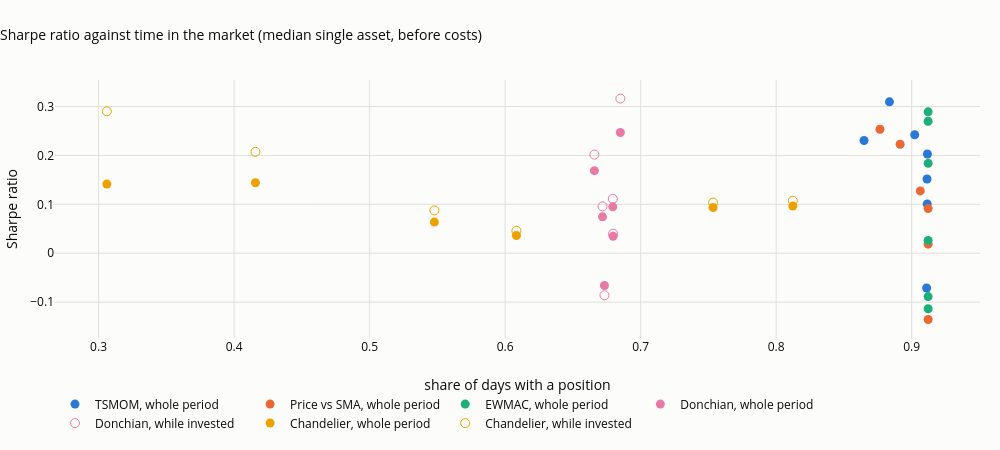

The code cell stored with this chart in its notebook:
### Code cell
# time in the market, and the Sharpe ratio while invested (per asset, median across assets)
rows = []
for (f, n), v in V.items():
    inv = v["pos"].shift(1).abs() > 0
    p = float(inv.mean().median())
    sw = np.nanmedian([sharpe(v["gross_a"][t][inv[t]]) for t in TICKERS])
    sa = np.nanmedian([sharpe(v["gross_a"][t].fillna(0)) for t in TICKERS])
    rows.append(dict(family=f, parameter=n, time_in_market=p, sharpe_asset_whole=sa, sharpe_asset_invested=sw))
T43 = pd.DataFrame(rows)
display(T43[T43.family.isin(["Donchian", "Chandelier"])].round(2))
fig = go.Figure()
for fam, g in T43.groupby("family", sort=False):
    fig.add_scatter(x=g.time_in_market, y=g.sharpe_asset_whole, mode="markers", name=f"{fam}, whole period", marker=dict(color=FAM_COL[fam], size=9))
    if fam in ("Donchian", "Chandelier"):
        fig.add_scatter(x=g.time_in_market, y=g.sharpe_asset_invested, mode="markers", name=f"{fam}, while invested",
                        marker=dict(color=FAM_COL[fam], size=9, symbol="circle-open"))
fig.update_layout(title="Sharpe ratio against time in the market (median single asset, before costs)", xaxis_title="share of days with a position",
                  yaxis_title="Sharpe ratio", height=450, width=1000, margin=dict(t=80), legend=dict(orientation="h", y=-0.2, x=0))
save_figure(fig, "07_07_time_in_market", FIG)
fig

### Figure 1 — Plotly figure (JSON) as saved in the notebook; plotly's stock layout.template omitted (floating-point values rounded to 4 significant figures)
{"data": [{"marker": {"color": "#2a78d6", "size": 9}, "mode": "markers", "name": "TSMOM, whole period", "type": "scatter", "x": [0.911, 0.9115, 0.9116, 0.9113, 0.9022, 0.8836, 0.8649], "y": [-0.07111, 0.1007, 0.2029, 0.1517, 0.2423, 0.3097, 0.2306]}, {"marker": {"color": "#eb6834", "size": 9}, "mode": "markers", "name": "Price vs SMA, whole period", "type": "scatter", "x": [0.9121, 0.9121, 0.9121, 0.9063, 0.8915, 0.8766], "y": [-0.1354, 0.01861, 0.09131, 0.1274, 0.2229, 0.2535]}, {"marker": {"color": "#1baf7a", "size": 9}, "mode": "markers", "name": "EWMAC, whole period", "type": "scatter", "x": [0.9121, 0.9121, 0.9121, 0.9121, 0.9121, 0.9121], "y": [-0.1136, -0.08861, 0.0263, 0.1838, 0.2699, 0.2891]}, {"marker": {"color": "#e87ba4", "size": 9}, "mode": "markers", "name": "Donchian, whole period", "type": "scatter", "x": [0.6733, 0.6797, 0.6795, 0.6719, 0.6658, 0.685], "y": [-0.06604, 0.03465, 0.09492, 0.07447, 0.1689, 0.2469]}, {"marker": {"color": "#e87ba4", "size": 9, "symbol": "circle-open"}, "mode": "markers", "name": "Donchian, while invested", "type": "scatter", "x": [0.6733, 0.6797, 0.6795, 0.6719, 0.6658, 0.685], "y": [-0.08584, 0.04004, 0.1111, 0.09588, 0.2017, 0.3164]}, {"marker": {"color": "#eda100", "size": 9}, "mode": "markers", "name": "Chandelier, whole period", "type": "scatter", "x": [0.8123, 0.7534, 0.6083, 0.5478, 0.4158, 0.3061], "y": [0.09641, 0.09355, 0.03633, 0.06367, 0.1442, 0.1414]}, {"marker": {"color": "#eda100", "size": 9, "symbol": "circle-open"}, "mode": "markers", "name": "Chandelier, while invested", "type": "scatter", "x": [0.8123, 0.7534, 0.6083, 0.5478, 0.4158, 0.3061], "y": [0.1073, 0.1036, 0.04591, 0.08765, 0.2074, 0.2902]}], "layout": {"height": 450, "legend": {"orientation": "h", "x": 0, "y": -0.2}, "margin": {"t": 80}, "title": {"text": "Sharpe ratio against time in the market (median single asset, before costs)"}, "width": 1000, "xaxis": {"title": {"text": "share of days with a position"}}, "yaxis": {"title": {"text": "Sharpe ratio"}}}}
